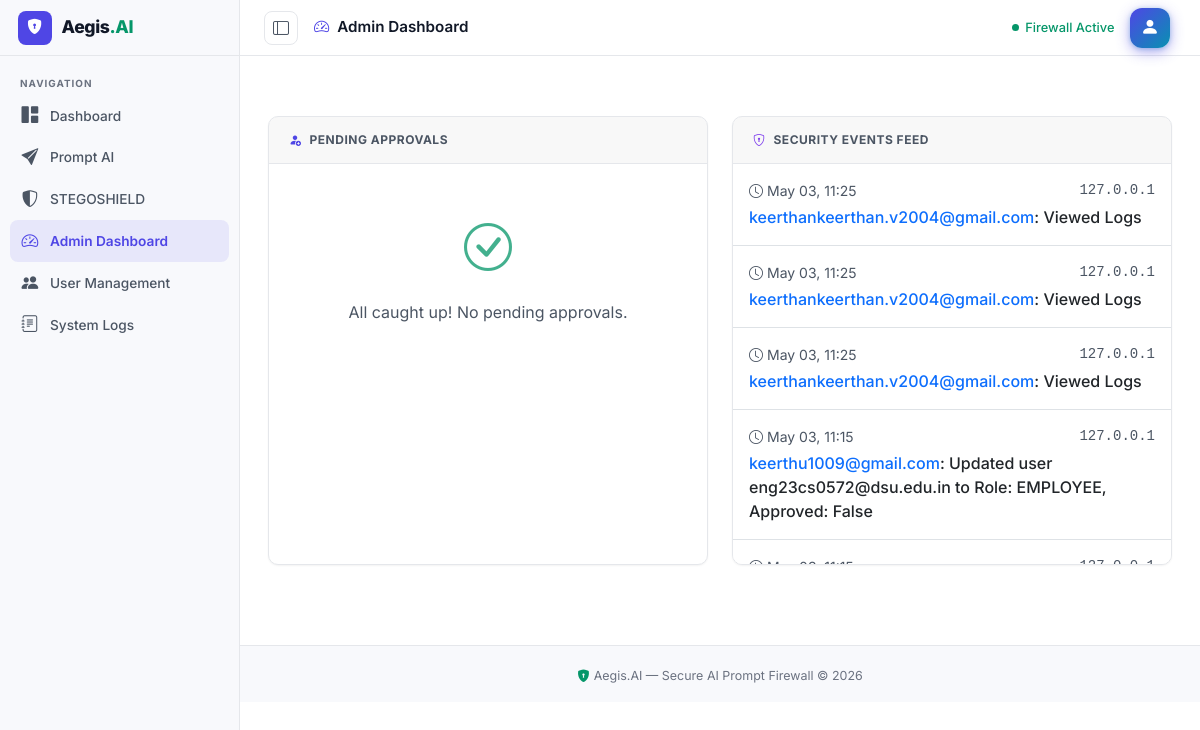
The page /admin-portal/ (signed in) on the database as committed earlier.
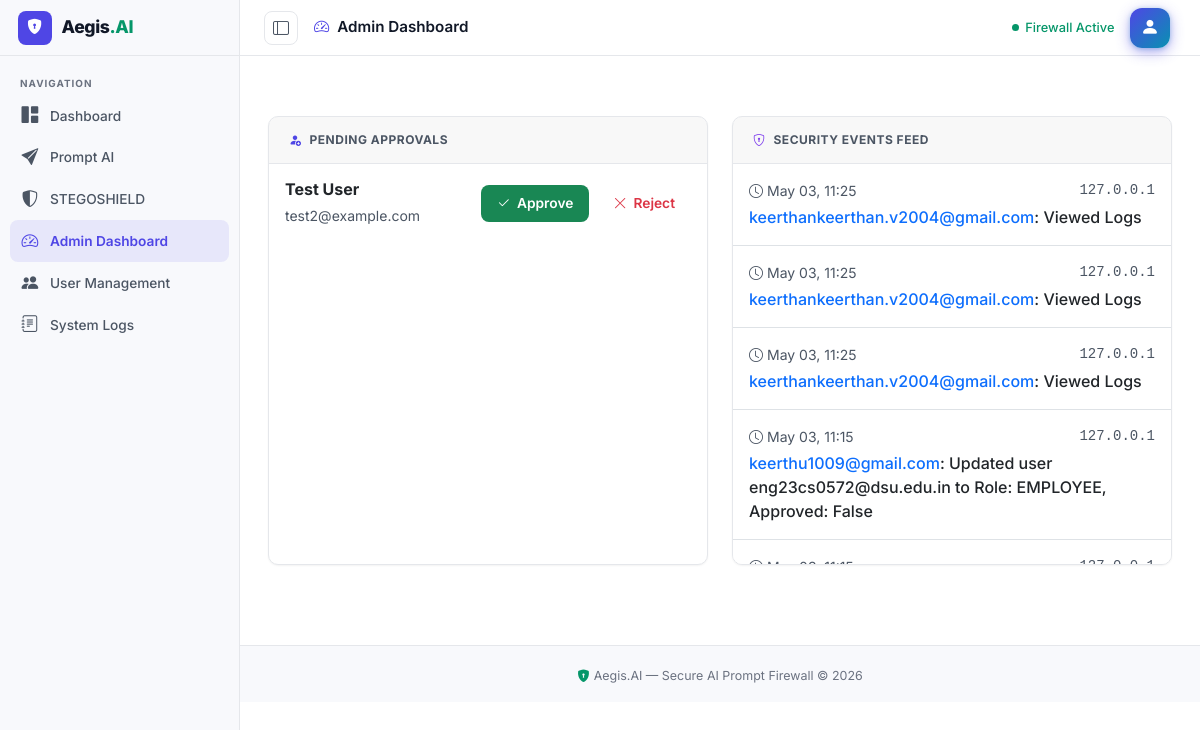
The same page on the database as committed later.
### users/models.py (models this page shows, shortened)
class AuditLog(models.Model):
    user = models.ForeignKey(settings.AUTH_USER_MODEL, on_delete=models.SET_NULL, null=True, blank=True)
    action = models.CharField(max_length=255)
    ip_address = models.GenericIPAddressField(null=True, blank=True)
    timestamp = models.DateTimeField(auto_now_add=True)
    details = models.TextField(blank=True, null=True)

class CustomUser(AbstractUser):
    INTERN = "INTERN"
    EMPLOYEE = "EMPLOYEE"
    ADMIN = "ADMIN"
    SUPER_ADMIN = "SUPER_ADMIN"
    ROLE_CHOICES = [
        (INTERN, "Intern"),
        (EMPLOYEE, "Employee"),
        (ADMIN, "Admin"),
        (SUPER_ADMIN, "Super Admin"),
    ]
    role = models.CharField(max_length=20, choices=ROLE_CHOICES, default=INTERN)
    email_verified = models.BooleanField(default=False)
    failed_login_attempts = models.PositiveIntegerField(default=0)
    account_locked_until = models.DateTimeField(blank=True, null=True)
    password_reset_token = models.CharField(max_length=64, blank=True, null=True)
    password_reset_token_created_at = models.DateTimeField(blank=True, null=True)
    is_approved = models.BooleanField(default=False)
    mfa_enabled = models.BooleanField(default=False)
    mfa_secret = models.CharField(max_length=32, blank=True, null=True)
    full_name = models.CharField(max_length=150, blank=True, default="")
    class Meta:
        verbose_name = "User"
        verbose_name_plural = "Users"
    def is_admin_role(self):
        return self.role in [self.ADMIN, self.SUPER_ADMIN]
    def is_employee_role(self):
        return self.role in [self.EMPLOYEE, self.ADMIN, self.SUPER_ADMIN]

class EmployeeApproval(models.Model):
    user = models.OneToOneField(settings.AUTH_USER_MODEL, on_delete=models.CASCADE, related_name="approval_request")
    status = models.CharField(
        max_length=20,
        choices=[("PENDING", "Pending"), ("APPROVED", "Approved"), ("REJECTED", "Rejected")],
        default="PENDING"
    )
    reviewed_by = models.ForeignKey(settings.AUTH_USER_MODEL, on_delete=models.SET_NULL, null=True, blank=True, related_name="approvals_reviewed")
    timestamp = models.DateTimeField(auto_now_add=True)
    updated_at = models.DateTimeField(auto_now=True)

### users/admin_views.py (the view)
# urls.py: path("admin-portal/", admin_views.admin_dashboard, name="admin_dashboard"),
@login_required
@user_passes_test(is_admin, login_url='/login/')
def admin_dashboard(request):
    approvals = EmployeeApproval.objects.filter(status="PENDING")
    recent_logs = AuditLog.objects.all().order_by('-timestamp')[:10]
    return render(request, "users/admin_dashboard.html", {
        "approvals": approvals,
        "recent_logs": recent_logs,
    })

### users/admin_views.py (called while the page is built)
def is_admin(user):
    return user.is_authenticated and user.is_admin_role()

### templates/users/admin_dashboard.html (shortened to what this page needs)
{% extends "base.html" %}
{% block page_title %}<i class="bi bi-speedometer2 me-2" style="color:var(--primary)"></i>Admin Dashboard{% endblock %}
{% block content %}
<div class="page-wrap fade-in">
  <div class="row g-4 mt-2 slide-up stagger-1">
    <div class="col-md-6">
      <div class="card h-100">
        <div class="card-header"><i class="bi bi-person-fill-add" style="color:var(--primary)"></i>Pending Approvals</div>
        <div class="card-body p-0">
          {% if approvals %}
          <div class="list-group list-group-flush">
            {% for approval in approvals %}
            <div class="list-group-item d-flex justify-content-between align-items-center py-3">
              <div>
                <h6 class="mb-1 fw-bold">{{ approval.user.full_name }}</h6>
                <small class="text-muted">{{ approval.user.email }}</small>
              </div>
              <form method="post" action="{% url 'admin_approve' approval.id %}" class="d-flex gap-2">
                <button type="submit" name="action" value="approve" class="btn btn-sm btn-success px-3"><i class="bi bi-check2"></i> Approve</button>
                <button type="submit" name="action" value="reject" class="btn btn-sm btn-outline-danger px-3"><i class="bi bi-x-lg"></i> Reject</button>
              </form>
            </div>
            {% endfor %}
          </div>
          {% else %}
          <div class="text-center py-5">
            <i class="bi bi-check-circle text-success opacity-75" style="font-size: 3rem;"></i>
            <p class="mt-3 text-muted mb-0">All caught up! No pending approvals.</p>
          </div>
          {% endif %}
        </div>
      </div>
    </div>
    <div class="col-md-6">
      <div class="card h-100">
        <div class="card-header"><i class="bi bi-shield-lock" style="color:var(--violet)"></i>Security Events Feed</div>
        <div class="card-body p-0">
          <div class="list-group list-group-flush" style="max-height: 400px; overflow-y: auto;">
            {% for log in recent_logs %}
            <div class="list-group-item py-3">
              <div class="d-flex w-100 justify-content-between mb-1">
                <small class="text-muted"><i class="bi bi-clock me-1"></i>{{ log.timestamp|date:"M d, H:i" }}</small>
                <small class="text-muted font-monospace">{{ log.ip_address }}</small>
              </div>
              <p class="mb-0 fw-medium"><span class="text-primary">{{ log.user.email|default:"System" }}</span>: {{ log.action }}</p>
            </div>
            {% empty %}
            <div class="text-center py-4 text-muted">No recent security events.</div>
            {% endfor %}
          </div>
        </div>
      </div>
    </div>
  </div>
</div>
{% endblock %}

Rows that differ between the two databases and show on the page:
added EmployeeApproval: user.full_name "Test User", user.email "test2@example.com"
Other text that changed with them:
text no longer shown: "All caught up! No pending approvals."
